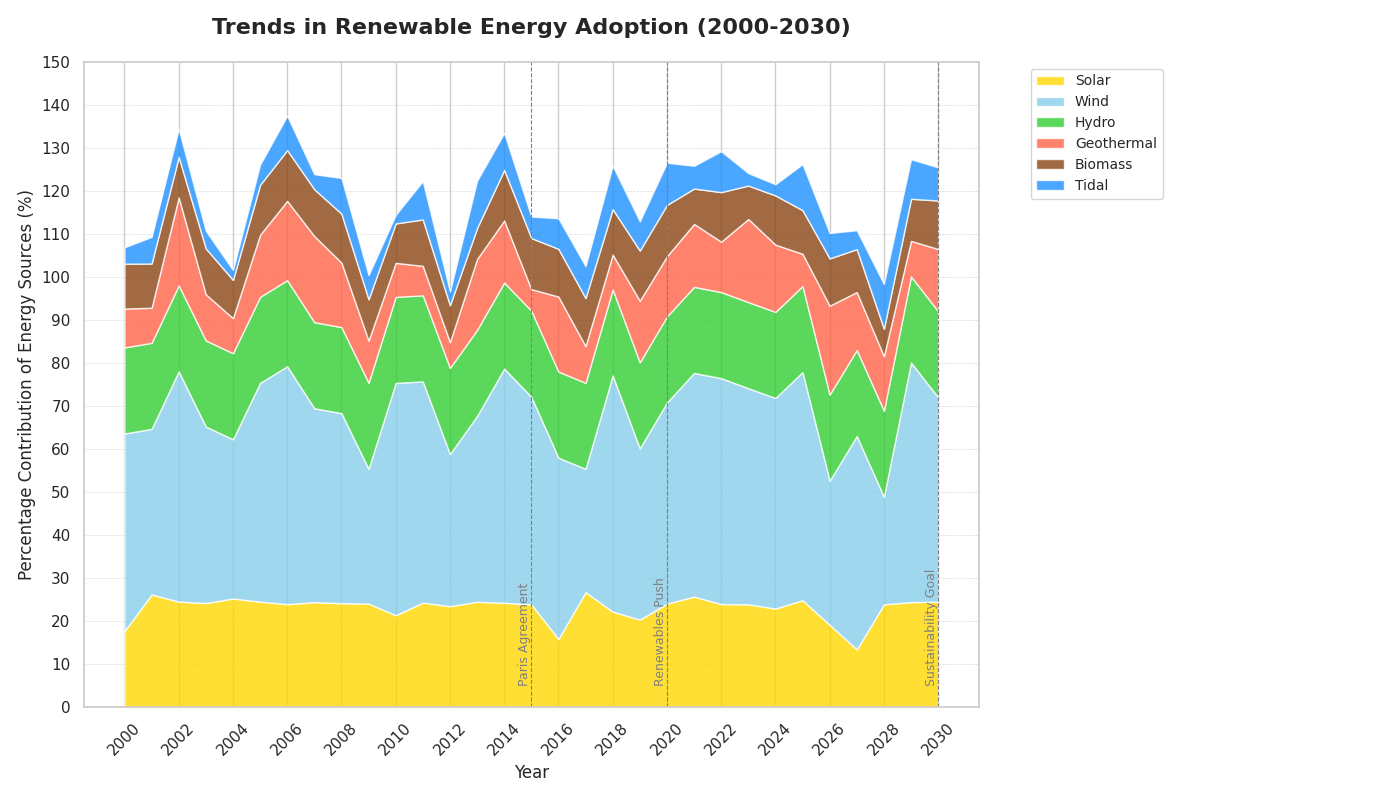

Here is the Python script that generated this plot:
import matplotlib.pyplot as plt
import numpy as np

years = np.arange(2000, 2031)

# Generate synthetic data for multiple energy sources
solar_energy = 10 + 5 * np.log1p(years - 1999) + 2 * np.sin((years - 2000) / 5)
wind_energy = 15 + 10 * np.sqrt(years - 1999) - 0.5 * (years - 2000)
hydro_energy = np.full(years.shape, 20)
geothermal_energy = 5 + 0.5 * (years - 2000) + 1 * np.sin((years - 2000) / 2)
biomass_energy = 5 + 2 * np.log1p(years - 1999)
tidal_energy = 2 + 0.3 * (years - 2000)

# Shuffle data for randomness while preserving structure
np.random.seed(0)  # Set a seed for reproducibility
np.random.shuffle(solar_energy)
np.random.shuffle(wind_energy)
np.random.shuffle(hydro_energy)
np.random.shuffle(geothermal_energy)
np.random.shuffle(biomass_energy)
np.random.shuffle(tidal_energy)

energy_sources = np.row_stack((
    solar_energy, wind_energy, hydro_energy,
    geothermal_energy, biomass_energy, tidal_energy
))

fig, ax = plt.subplots(figsize=(14, 8))
colors = ['#FFD700', '#87CEEB', '#32CD32', '#FF6347', '#8B4513', '#1E90FF']

ax.stackplot(years, energy_sources, labels=['Solar', 'Wind', 'Hydro', 'Geothermal', 'Biomass', 'Tidal'], colors=colors, alpha=0.8)

ax.set_title('Trends in Renewable Energy Adoption (2000-2030)', fontsize=16, fontweight='bold', pad=20)
ax.set_xlabel('Year', fontsize=12)
ax.set_ylabel('Percentage Contribution of Energy Sources (%)', fontsize=12)

ax.set_xticks(np.arange(2000, 2031, 2))
ax.set_yticks(np.arange(0, 151, 10))
ax.yaxis.grid(True, linestyle='--', linewidth=0.5, alpha=0.7)

ax.legend(loc='upper left', fontsize=10, bbox_to_anchor=(1.05, 1))

highlight_years = {2015: "Paris Agreement", 2020: "Renewables Push", 2030: "Sustainability Goal"}
for year, event in highlight_years.items():
    ax.axvline(x=year, color='grey', linestyle='--', linewidth=0.8)
    ax.text(year, 5, event, rotation=90, verticalalignment='bottom', horizontalalignment='right', color='grey', fontsize=9)

plt.xticks(rotation=45)
plt.tight_layout(rect=[0, 0, 0.85, 1])

plt.show()
